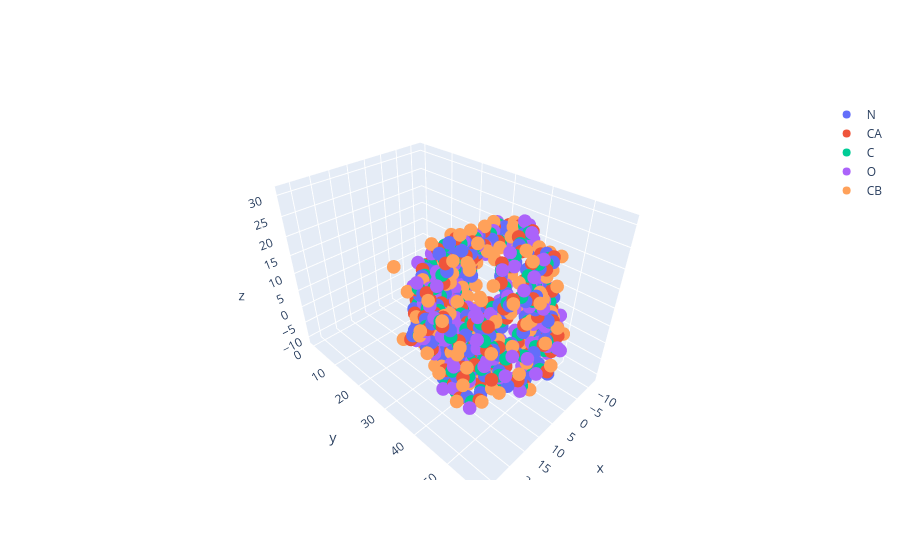

Notebook cell for this chart:
### Markdown cell above
If we want to apply the function to a single protein, we can use ``apply_to`` with a specified index:

### Code cell
batch.apply_to(single_plot, 0)

### Figure 1 — Plotly figure (JSON) as saved in the notebook; plotly's stock layout.template omitted (floating-point values rounded to 4 significant figures; data arrays with more than 128 entries replaced by an {"elided": "..."} marker saying what was removed)
{"data": [{"mode": "markers", "name": "N", "type": "scatter3d", "x": {"elided": "174 float values"}, "y": {"elided": "174 float values"}, "z": {"elided": "174 float values"}}, {"mode": "markers", "name": "CA", "type": "scatter3d", "x": {"elided": "174 float values"}, "y": {"elided": "174 float values"}, "z": {"elided": "174 float values"}}, {"mode": "markers", "name": "C", "type": "scatter3d", "x": {"elided": "174 float values"}, "y": {"elided": "174 float values"}, "z": {"elided": "174 float values"}}, {"mode": "markers", "name": "O", "type": "scatter3d", "x": {"elided": "174 float values"}, "y": {"elided": "174 float values"}, "z": {"elided": "174 float values"}}, {"mode": "markers", "name": "CB", "type": "scatter3d", "x": {"elided": "174 float values"}, "y": {"elided": "174 float values"}, "z": {"elided": "174 float values"}}], "layout": {}}
